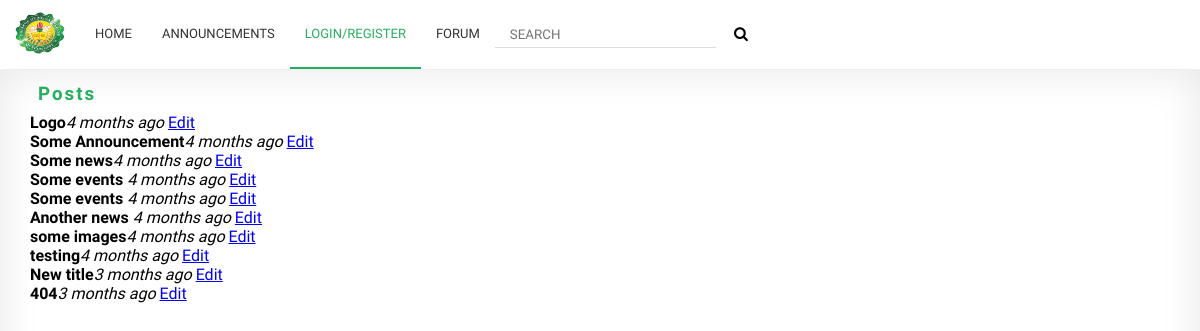
The page /admin/posts.php on the database its author committed.
### tables this page shows
CREATE TABLE `posts` (
  `id` int(11) NOT NULL,
  `title` varchar(50) NOT NULL,
  `content` varchar(10000) NOT NULL,
  `posted` date NOT NULL,
  `type` varchar(55) NOT NULL,
  `status` varchar(50) NOT NULL,
  `image` varchar(111) NOT NULL,
  `time_elapsed` int(13) NOT NULL
);

### classes/Config.php (called while the page is built)
<?php
class Config{
	public static function get($path = null){
		if(isset($path)){
			$config = $GLOBALS['config'];
			$path =  explode('/', $path);
			foreach ($path as $bit) {
				if(isset($config[$bit])){
					$config = $config[$bit];
				}
			}
			return $config;
		}
		return false;
	}
}

### classes/DB.php (called while the page is built, shortened)
<?php
class DB{
	private static $_instance = null;
	private $_pdo,
			$_results,
			$_count = 0,
			$_query,
			$_total,
			$_errors = false;
	public function __construct(){
		try{
			$this->_pdo = new PDO('mysql:host='.Config::get('mysql/host').';dbname='.Config::get('mysql/db'),Config::get('mysql/user'),Config::get('mysql/pass'));
		}catch(PDOexception $e){
			die($e->getMessage());
		}
	}
	public static function getInstance(){
		if(!isset(self::$_instance)){
			self::$_instance = new DB();
		}
		return self::$_instance;
	}
	public function query($sql,$params = array()){
		$this->_errors = false;
		if($this->_query = $this->_pdo->prepare($sql)){
			if($this->_query->execute()){
				$this->_results = $this->_query->fetchAll(PDO::FETCH_OBJ);
			}else{
				$this->_errors = true;
			}
		}
		return $this;
	}
	public function action($action,$table,$where = array()){
		$sql = "";
		$sql .= "{$action} FROM {$table}";
		if(count($where)  == 3){
			$operators = array('=','>=','<=','<','>');
			$field = $where[0];
			$operator = $where[1];
			$values = $where[2];
			if(in_array($operator, $operators)){
				$sql .= " WHERE {$field} {$operator} ?";
				if(!$this->query($sql,[$values])->errors()){
					return $this;
				}
			}
		}else{
			if(!$this->query($sql,[])->errors()){
				return $this;
			}
		}
		return false;
	}
	public function get($table,$where = array()){
		if(count($where)){
			return $this->action('SELECT *',$table,$where);
		}else{
			return $this->action('SELECT *',$table);
		}
	}
	public function errors(){
		return $this->_errors;
	}
	public function results(){
		return $this->_results;
	}
}

### classes/User.php (called while the page is built, shortened)
<?php
class User {
    private $_db,
            $_data,
            $_sessionName,
            $_cookieName,
            $_results,
            $_loggedIn = false;
    public function __construct($user = null){
        $this->_sessionName = Config::get('session/session_name');
    }
    public function isLoggedIn(){
        return $this->_loggedIn;
    }
}

### classes/Session.php (called while the page is built, shortened)
<?php
class Session{
	public static function exists($name){
		return (isset($_SESSION[$name])) ? true : false;
	}
}

### classes/Post.php (called while the page is built, shortened)
<?php
class Post{
	private $_db,
			$_isAdmin,
			$_postResults;
	public function __construct($post = null){
       	$this->_db = DB::getInstance();
	}
	public function selectAll($table,$fields = array()){
        if($fields == null){
        	$data = $this->_db->get($table,null);
           	return $this->_postResults = $data->results();
        }else{
        	$data = $this->_db->get($table,$fields);
        	return $this->_postResults = $data->results();
        }
        return false;
	}
	public function results(){
		return $this->_db->results();
	}
}

### classes/Store.php (called while the page is built, shortened)
<?php
class Store{
	public function time_elapsed($ptime){
		$etime = time() - $ptime;
		$count = array(
				365 * 24 * 60 * 60 => 'year',
				30 * 24 * 60 * 60 => 'month',
					24 * 60 * 60  => 'day',
						60 * 60 => 'hour',
							60 => 'minute',
							1 => 'second'
					);
		$count_plural = array(
				'year' => 'years',
				'month' => 'months',
				'day' => 'days',
				'hour' => 'hours',
				'minute' => 'minutes',
				'second' => 'seconds',
			);
		foreach ($count as $secs => $str) {
			$d = $etime / $secs;
			if($d >= 1){
				$r = round($d);
				return $r .' '.($r > 1 ? $count_plural[$str] : $str).' ago';
			}
		}
	}
}

### functions/sanitize.php (called while the page is built)
<?php
function escape($string){
	return htmlentities($string,ENT_QUOTES,'UTF-8');
}

### admin/posts.php (the view, shortened to what this page needs)
<?php
$user = new User();
$store = new Store();
$post = new Post();
?>
<!DOCTYPE html>
<html>
<head>
	<?php require_once '../functions/header.php'; ?>
</head>
<body>
	<nav class="nav">
		<ul>
			<li><a href="#" style="height:69px">
				<img src="../layouts/images/st-cath.png" class="nav-link img-logo"></a>
			</li>
			<li><a href="../views/index" class="nav-link">Home</a></li>
			<li>
				<a href="#" class="nav-link">Announcements</a>
			</li>
			<?php if(!$user->isLoggedin()): ?>
				<li>
					<a href="#" class="nav-link active">Login/Register</a>
				</li>
			<?php endif; ?>
			<li><a href="../forums/section" class="nav-link">forum</a></li>
			<li>
				<form action="../posts/search" method="POST">
					<input type="text" name="search" placeholder="SEARCH" class="search">
					<button type="submit" class="search-btn" name="submit"><i class="fa fa-search"></i></button>
				</form>
			</li>
		</ul>
	</nav>
	<div style="height:70px;"></div>
	<div class="container">
		<h3>Posts</h3>
			<?php $post->selectAll('posts'); ?>
			<?php foreach($post->results() as $posts): ?>
				<b><?= $posts->title ?></b><i><?= $store->time_elapsed($posts->time_elapsed); ?> </i><a href="../posts/update.php?post=<?= escape($posts->id) ?>">Edit</a><br>
			<?php endforeach; ?>
	</div>
</body>
</html>

### layouts/css/layout.css (style rules this page uses)
* { margin:0; padding:0; box-sizing:border-box; font-family:Raleway; }
html,body { height:100%; }
.nav ul li .active { color:#27ae60; text-decoration:none; border-bottom:2px solid #27ae60; }
.search { margin-top:15px; padding:5px 15px; border:none; border-bottom:1px solid #ddd; outline:none; }
.search-btn { padding:25px 15px; cursor:pointer; border:none; background-color:transparent; font-size:15px; }
.img-logo { width:80px;height:95px; border-radius:50%; position:relative; left:0; top:-15px; }
.nav { background-color:#fff; text-transform:uppercase; width:100%; position:fixed; z-index:3; font-size:13px; }
.nav ul { background-color:#fff; list-style-type:none; }
li .nav-link { padding:26px 15px; }
.nav ul li a { background-color:#fff; display:block; color:#333; text-decoration:none; border-bottom:2px solid transparent; }
.nav ul li { float:left; position:relative; }
.container { min-height:470px; width:100%; padding:5px 30px; -webkit-box-shadow:1px 1px 4px rgba(0, 0, 0, 0.3), 0 0 40px rgba(0, 0, 0, 0.1) inset; -moz-box-shadow:1px 1px 4px rgba(0, 0, 0, 0.3), 0 0 40px rgba(0, 0, 0, 0.1) inset; box-shadow:1px 1px 4px rgba(0, 0, 0, 0.3), 0 0 40px rgba(0, 0, 0, 0.1) inset; }
.container h3,.titles-container h3,.question-container h3 { color:#27ae60; letter-spacing:2px; padding:8px; }

### rows shown on the page
posts: title "Logo", time_elapsed "4 months ago"
posts: title "Some Announcement", time_elapsed "4 months ago"
posts: title "Some news", time_elapsed "4 months ago"
posts: title "Some events", time_elapsed "4 months ago"
posts: title "Some events", time_elapsed "4 months ago"
posts: title "Another news", time_elapsed "4 months ago"
posts: title "some images", time_elapsed "4 months ago"
posts: title "testing", time_elapsed "4 months ago"
posts: title "New title", time_elapsed "3 months ago"
posts: title "404", time_elapsed "3 months ago"
